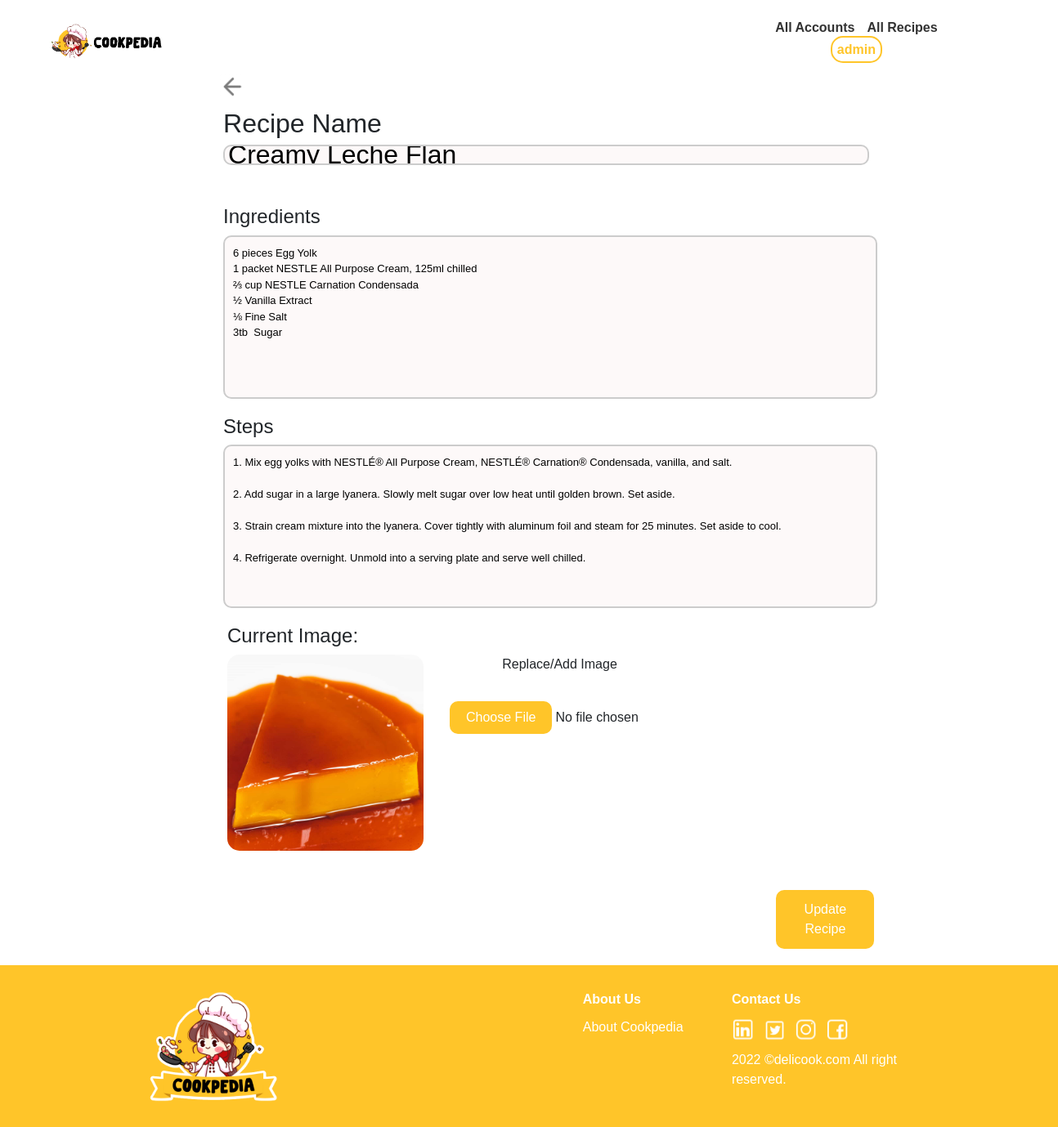
Screenshot of /admin_edit_recipe.php?recipe_id=54 (signed in) with the database file from the repository.
### tables this page shows
CREATE TABLE `recipes` (
  `id` int(11) NOT NULL,
  `username` varchar(255) DEFAULT NULL,
  `recipe_name` varchar(255) DEFAULT NULL,
  `ingredients` text DEFAULT NULL,
  `steps` text DEFAULT NULL,
  `created_at` datetime DEFAULT NULL,
  `image` text DEFAULT NULL
);

### admin_edit_recipe.php (the view, shortened to what this page needs)
<!DOCTYPE html>
<html>
<head>
    <link href="https://cdn.jsdelivr.net/npm/bootstrap@5.4.0/dist/css/bootstrap.min.css" rel="stylesheet">
    <link href="style.css" type="text/css" rel="stylesheet">
</head>
<body>
<header>
<div id="header">
        <nav id="hnav">
        <a href="view_all_users.php"><img class="imgHeader" src="CookpediaLogo.png" alt="Cookpedia Logo"></a>
                <ul id="h-ul">
                <li><a href="view_all_users.php">All Accounts</a></li>
                    <li><a href="view_all_recipes.php">All Recipes</a></li>
                    <?php if (isset($_SESSION['username'])): ?>
                        <li class="dropdown">
                            <a href="#" class="active" id="usernameDropdown">
                                <?php echo $_SESSION['username']; ?>
                            </a>
                        </li>
                    <?php else: ?>
                        <li><a class="active" href="signup.php" id="h-getStarted">Get Started</a></li>
                    <?php endif; ?>
                </ul>
        </nav>
    </div>
</header>
<?php
if (isset($_GET['recipe_id'])) {
    $recipeId = $_GET['recipe_id'];
    $servername = "localhost";
    $dbname = "cookpedia_db";
    $dbusername = "root";
    $dbpassword = "";
    $conn = mysqli_connect($servername, $dbusername, $dbpassword, $dbname);
    $query = "SELECT * FROM recipes WHERE id='$recipeId'";
    $result = mysqli_query($conn, $query);
    if (mysqli_num_rows($result) > 0) {
        $row = mysqli_fetch_assoc($result);
        $recipeName = $row['recipe_name'];
        $ingredients = $row['ingredients'];
        $steps = $row['steps'];
        $imagePath = $row['image'];
        echo "<div class='container_up'>";
        echo "<div class='row'>";
            echo "<a href='view_recipe.php?id=$recipeId' class='back-link'><button id='back-icon' class='back'><img src='back-icon.png' class='back-icon'></button></a>";
            echo "<form action='admin_update_recipe.php' method='post' enctype='multipart/form-data'>";
                echo "<div class='rec-in'>";
                    echo "<h2 class='rec_title'>Recipe Name <input type='text' id='recipe_name' name='recipe_name' value='$recipeName'></h2><br>";
                echo "</div>";
                echo "<div class='mb-3'>";
                    echo "<h4 class='ing'>Ingredients</h4> <textarea name='ingredients' rows='5'>$ingredients</textarea>";
                echo "</div>";
                echo "<div class='mb-3'>";
                    echo "<h4 class='steps'>Steps</h4> <textarea name='steps' rows='10'>$steps</textarea>";
                echo "</div>";
                    echo "<h4 class='cur-im'>Current Image: </h4>";
                echo "<div class='mb-5'>";
                    if (!empty($imagePath) && file_exists($imagePath)) {
                        echo "<img src='$imagePath' alt='Recipe Image' class='recipe-image'>";
                    } else {
                            echo "No image available";
                            echo "Image Path: $imagePath";
                    }
                    echo "<div class='mb-6'>";
                    echo "<p class='rep-text'>Replace/Add Image</p> <input type='file' name='image'>";
                    echo "</div>";
                echo "</div>";
                    echo "<button type='submit' class='publish-btn'>Update Recipe</button>";
            echo "</form>";
        echo "</div>";
    echo "</div>";
    } else {
        echo "<p>Recipe not found.</p>";
    }
} else {
    echo "<p>Invalid recipe ID.</p>";
}
?>
<footer class="footer">
<div id="f-footer">
        <img class="mainLogo" src="CookpediaMainLogo.png"/>
        <div id="f-content">
            <div id="f-content-2">
                <div id="f-aboutus">
                        <p id="f-about">About Us</p>
                    <ul id="f-aboutCookpedia">
                        <li><a href="--" id="f-cookpedia">About Cookpedia</a></li>
                   </ul>
                </div>
                <div id="f-info">
                        <p id="f-contact">Contact Us</p>
                    <div class="logo">
                        <a href="--"><img class="f-linkedIn" src="LinkedInLogo.png"></a>
                        <a href="--"><img class="f-twitter" src="TwitterLogo.png"></a>
                        <a href="--"><img class="f-ig" src="IgLogo.png"></a>
                        <a href="--"><img class="f-fb" src="FbLogo.png"></a>
                    </div>
                        <p id="f-text">2022 ©delicook.com All right <br>reserved.</p>
                </div>
            </div>
        </div>
    </div>
</footer>
</body>
</html>

### admin_edit_recipe.php (style rules this page uses)
body { overflow-x:hidden; }
img.back-icon { max-width: 30px; max-height: 30px; }
img.recipe-image { max-width: 400px; max-height: 240px; border-radius: 15px; }

### rows the page displays
recipes: recipe_name "Creamy Leche Flan", ingredients "6 pieces Egg Yolk 1 packet NESTLE All Purpose Cream, 125ml chilled ⅔ cup NESTLE Carnation Condensada ½ Vanilla Extract ⅛ Fine Salt 3tb Sugar", steps "1. Mix egg yolks with NESTLÉ® All Purpose Cream, NESTLÉ® Carnation® Condensada, vanilla, and salt. 2. Add sugar in a large lyanera. Slowly melt sugar over low heat until golden brown. Set aside. 3. Strain cream mixture into the lyanera. Cover tightly with aluminum foil and steam for 25 minutes. Set aside to cool. 4. Refrigerate overnight. Unmold into a serving plate and serve well chilled.", image (picture)

### other values shown
$_SESSION['username'] "admin"
